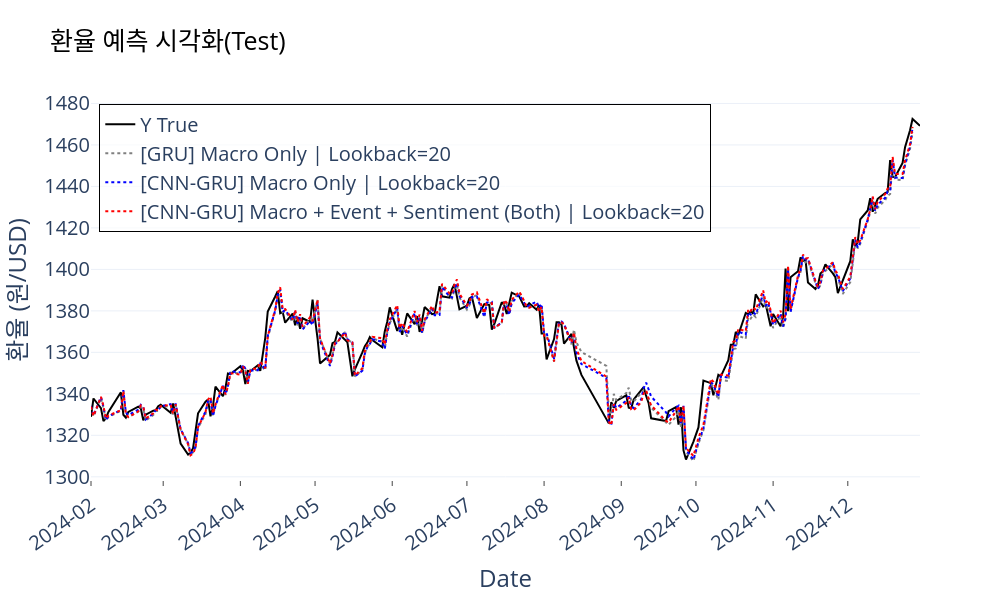

The notebook cell this image was saved under:
### Code cell
# Data Loading
file_location = os.path.join('.', 'Result', 'Prediction_KK.csv')
df = pd.read_csv(file_location)
# Filtering
df = df[df.Date>='2024-02-01'].reset_index().iloc[:,1:]
# Output
df_baseline1 = df.loc[(df.Lookback.isnull()) & (df['Feature Case'] == 'Macro Only') & (df.Model == 'RandomWalk')].reset_index().iloc[:,1:]
df_baseline2 = df.loc[(df.Lookback == 20) & (df['Feature Case'] == 'Macro Only') & (df.Model == 'RandomForest')].reset_index().iloc[:,1:]
df_baseline3 = df.loc[(df.Lookback == 20) & (df['Feature Case'] == 'Macro Only') & (df.Model == 'XGBoost')].reset_index().iloc[:,1:]
df_baseline4 = df.loc[(df.Lookback == 20) & (df['Feature Case'] == 'Macro Only') & (df.Model == 'GRU')].reset_index().iloc[:,1:]
df_baseline5 = df.loc[(df.Lookback == 10) & (df['Feature Case'] == 'Macro Only') & (df.Model == 'CNN-GRU')].reset_index().iloc[:,1:]
df_final = df.loc[(df.Lookback == 20) & (df['Feature Case'] == 'Macro + Event + Sentiment (Both)') & (df.Model == 'CNN-GRU')].reset_index().iloc[:,1:]
# Setting
df_line = pd.concat([df_baseline1[['Date', 'Y True']], 
                     # df_baseline2['Y Pred'], 
                     # df_baseline3['Y Pred'], 
                     df_baseline4['Y Pred'], 
                     df_baseline5['Y Pred'], 
                     df_final['Y Pred']], axis=1)
df_line.columns = ['Date', 'Y True', 'Y Pred(base4)', 'Y Pred(base5)', 'Y Pred(best)']
# df_line.columns = ['Date', 'Y True', 'Y Pred(base1)', 'Y Pred(base2)', 'Y Pred(base3)', 'Y Pred(base4)', 'Y Pred(base5)', 'Y Pred(best)']
df_line.Date = pd.to_datetime(df_line.Date)
df_line.set_index('Date', inplace=True)

# Visualization
my_names = {
    'Y True': 'Y True',
    # 'Y Pred(base1)': '[RandomWalk] Macro Only',
    # 'Y Pred(base2)': '[RandomForest] Macro Only | Lookback=20',
    # 'Y Pred(base3)': '[XGBoost] Macro Only | Lookback=20',
    'Y Pred(base4)': '[GRU] Macro Only | Lookback=20',
    'Y Pred(base5)': '[CNN-GRU] Macro Only | Lookback=20',
    'Y Pred(best)': '[CNN-GRU] Macro + Event + Sentiment (Both) | Lookback=20'
}
my_colors = {
    'Y True': 'black',       # 실제값은 검정
    'Y Pred(base4)': 'gray', # 베이스 모델은 회색
    'Y Pred(base5)': 'blue', 
    'Y Pred(best)': 'red'    # 베스트 모델은 빨강 강조
}
my_styles = {
    'Y True': 'solid',
    # 'Y Pred(base1)': 'dot',  # 점선
    # 'Y Pred(base2)': 'dot',
    # 'Y Pred(base3)': 'dot',
    'Y Pred(base4)': 'dot',
    'Y Pred(base5)': 'dot',
    'Y Pred(best)': 'dot'
}
plot_line(
    df_line, title='환율 예측 시각화(Test)', y_title='환율 (원/USD)', 
    legend_pos='top_left',
    name_map=my_names, 
    color_map=my_colors, 
    style_map=my_styles,
    save_local=False
)

### Figure 1 — Plotly figure (JSON) as saved in the notebook; plotly's stock layout.template omitted (floating-point values rounded to 4 significant figures; data arrays with more than 128 entries replaced by an {"elided": "..."} marker saying what was removed)
{"data": [{"line": {"color": "black", "dash": "solid"}, "mode": "lines", "name": "Y True", "type": "scatter", "x": {"elided": "210 str values"}, "y": {"elided": "210 float values"}}, {"line": {"color": "gray", "dash": "dot"}, "mode": "lines", "name": "[GRU] Macro Only | Lookback=20", "type": "scatter", "x": {"elided": "210 str values"}, "y": {"elided": "210 float values"}}, {"line": {"color": "blue", "dash": "dot"}, "mode": "lines", "name": "[CNN-GRU] Macro Only | Lookback=20", "type": "scatter", "x": {"elided": "210 str values"}, "y": {"elided": "210 float values"}}, {"line": {"color": "red", "dash": "dot"}, "mode": "lines", "name": "[CNN-GRU] Macro + Event + Sentiment (Both) | Lookback=20", "type": "scatter", "x": {"elided": "210 str values"}, "y": {"elided": "210 float values"}}], "layout": {"font": {"size": 20}, "height": 600, "legend": {"bgcolor": "rgba(255, 255, 255, 0.7)", "bordercolor": "Black", "borderwidth": 1, "font": {"size": 20}, "x": 0.01, "xanchor": "left", "y": 0.99, "yanchor": "top"}, "title": {"font": {"color": "black", "size": 25}, "text": "환율 예측 시각화(Test)"}, "width": 1000, "xaxis": {"dtick": "M1", "showgrid": false, "tickangle": -35, "tickfont": {"size": 20}, "tickformat": "%Y-%m", "ticks": "outside", "title": {"text": "Date"}}, "yaxis": {"showgrid": true, "title": {"text": "환율 (원/USD)"}}}}
